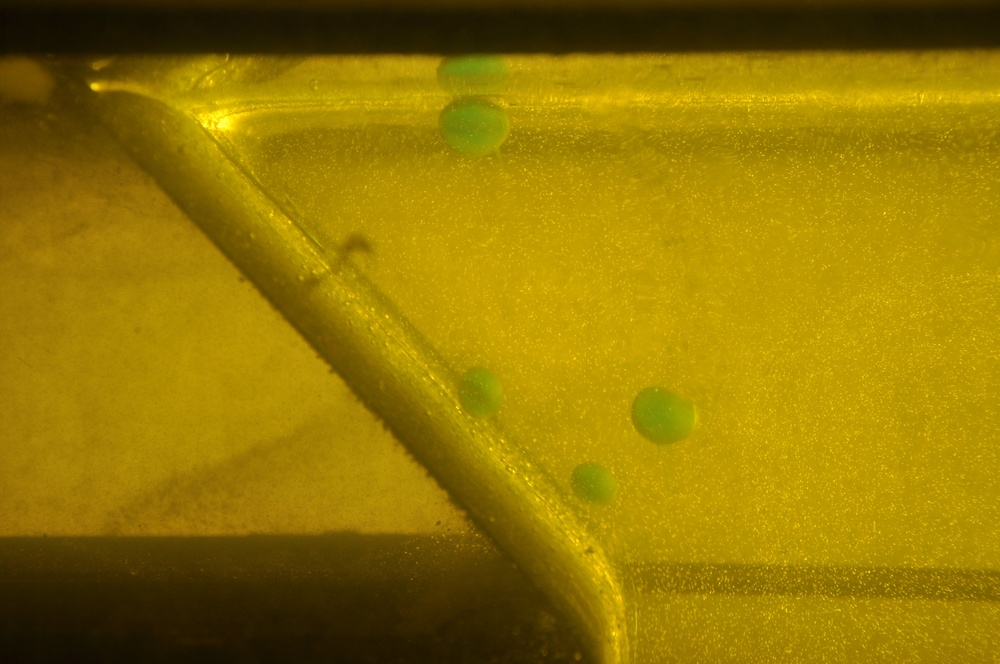
#> input picture assets/posts/2018-04-16-i-wrote-a-blob-tracker/undistorted.jpg, 1000 x 664 px, shrunk from 4288 x 2848 before the run
$ python hsvHist.py --image undistorted.jpg   (Python 2 division)
#> lines starting #> are read from the running program, lines starting #| are printed output that depends on the picture
#!/usr/bin/env python
# -*- coding: utf-8 -*-
"""
Created on Thu Jun 16 11:49:33 2016
convenience function that plots all the
color channel histograms in HSV space
by tucker sylvia
"""

import cv2
import numpy as np
from matplotlib import pyplot as plt
import argparse
import os

def hsv_hist(img, bins=32):

#> called with img = 'undistorted.jpg', bins = 32
    try:
        img = cv2.imread(img)
#> img is the input picture: shape (664, 1000, 3); mean B, G, R 2.4, 119.1, 147.4
    except TypeError:
        img = img
        pass

    hsv = cv2.cvtColor(img, cv2.COLOR_BGR2HSV)
#> hsv: shape (664, 1000, 3); mean H, S, V 23.8, 250.6, 147.4

    h = np.ravel(hsv[:,:,0])
    s = np.ravel(hsv[:,:,1])
    v = np.ravel(hsv[:,:,2])

    plt.ion() # might be necessary for non-blocking behavior

    # trying to plot bars as colors for hue
    cm = plt.cm.get_cmap('hsv')
    hmax = np.max(h)
#> hmax = 37
    hNorm = [float(i)/hmax for i in h]
#> hNorm = 664000 items


    Y, X = np.histogram(hNorm, bins)
#> Y = 32 values, max 219316 at index 14, min 0 at index 3, mean 20750; X = 33 values from 0.351 to 1
    xspan = X.max() - X.min()
#> xspan = 0.649
    C = [cm(((x-X.min())/xspan)) for x in X]
#> C = 33 items, first 6: (1, 0, 0, 1), (1, 0.185, 0, 1), (1, 0.347, 0, 1), (1, 0.533, 0, 1), (1, 0.741, 0, 1), (1, 0.926, 0, 1)
    plt.figure()
    plt.bar(X[:-1],Y,color=C,width=X[1]-X[0])
    #plt.colorbar(orientation='horizontal')
    # no mappable colorbar doing it manually as above

    #plt.show() # put only one call to show at the end to pop up both figures at once

    # plotting individual component subplots
    plt.figure(figsize=(16,9))
    plt.subplot(131)
    plt.hist(h, bins=bins, color='r')
    plt.xlim(0,179)
    plt.title('Hue')
    plt.hold()
    plt.subplot(132)
    plt.hist(s, bins=bins, color='g')
    plt.xlim(0,255)
    plt.title('Saturation')
    plt.subplot(133)
    plt.hist(v, bins=bins, color='b')
    plt.xlim(0,255)
    plt.title('Value')
    plt.tight_layout()

    plt.show()
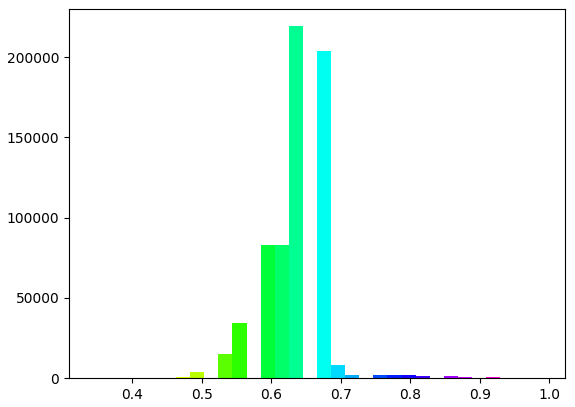
#> figure drawn by matplotlib, 1 panel; tallest bar 219316 high, from x = 0.625 to 0.645
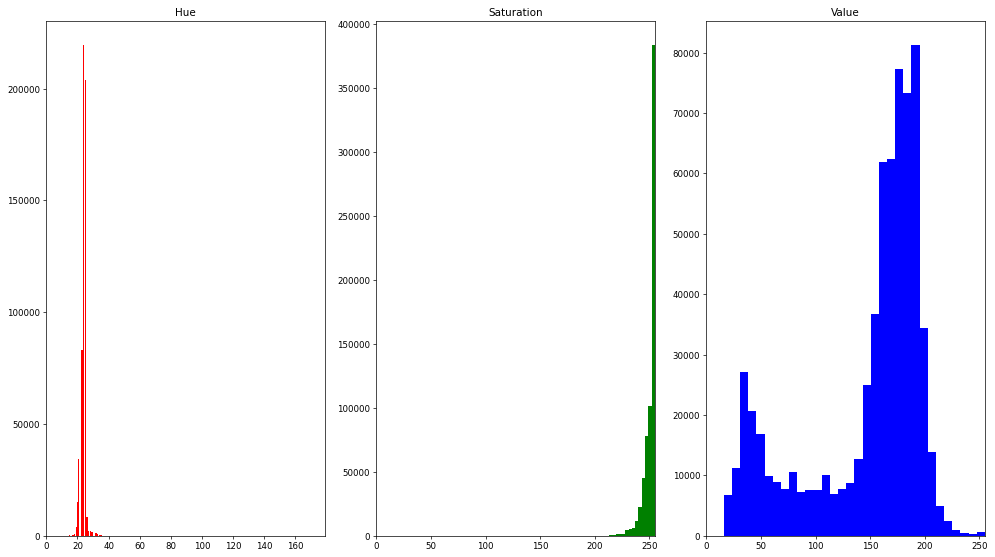
#> figure drawn by matplotlib, 3 panels; panel 1: tallest bar 219316 high, from x = 23.5 to 24.25; panel 2: tallest bar 383465 high, from x = 252 to 255; panel 3: tallest bar 81193 high, from x = 187.8 to 195.2

    raw_input('Press [enter] key to save and close plot and exit')
#> the answer given: out.png
    figname = '../'+expname+'-'+expview+'-HSV-hist.png'
    plt.savefig(figname)

    return


#%%

if __name__ == '__main__':
    # construct the argument parser and parse the arguments
    ap = argparse.ArgumentParser()
    ap.add_argument("-i", "--image", help="Path to the image")
    args = vars(ap.parse_args())
    source = args["image"]


    cwd = os.path.abspath(source).split('/') # split path string on slash character

    # this is assuming a consistent directory structure like:
        # /media/teraid/raider/Research/Tank Experiments/Ethanol Diapirs/ED_7/top/masked/
    expname = cwd[-4]
    expview = cwd[-3]

    print 'Generating HSV histograms for  {}-{}'.format(expname, expview)
    raw_input('Press [enter] to continue.')

    try:
        hsv_hist(source)
    except Exception as e:
        print 'something wonky happened in hsv_hist'
        print str(e)
